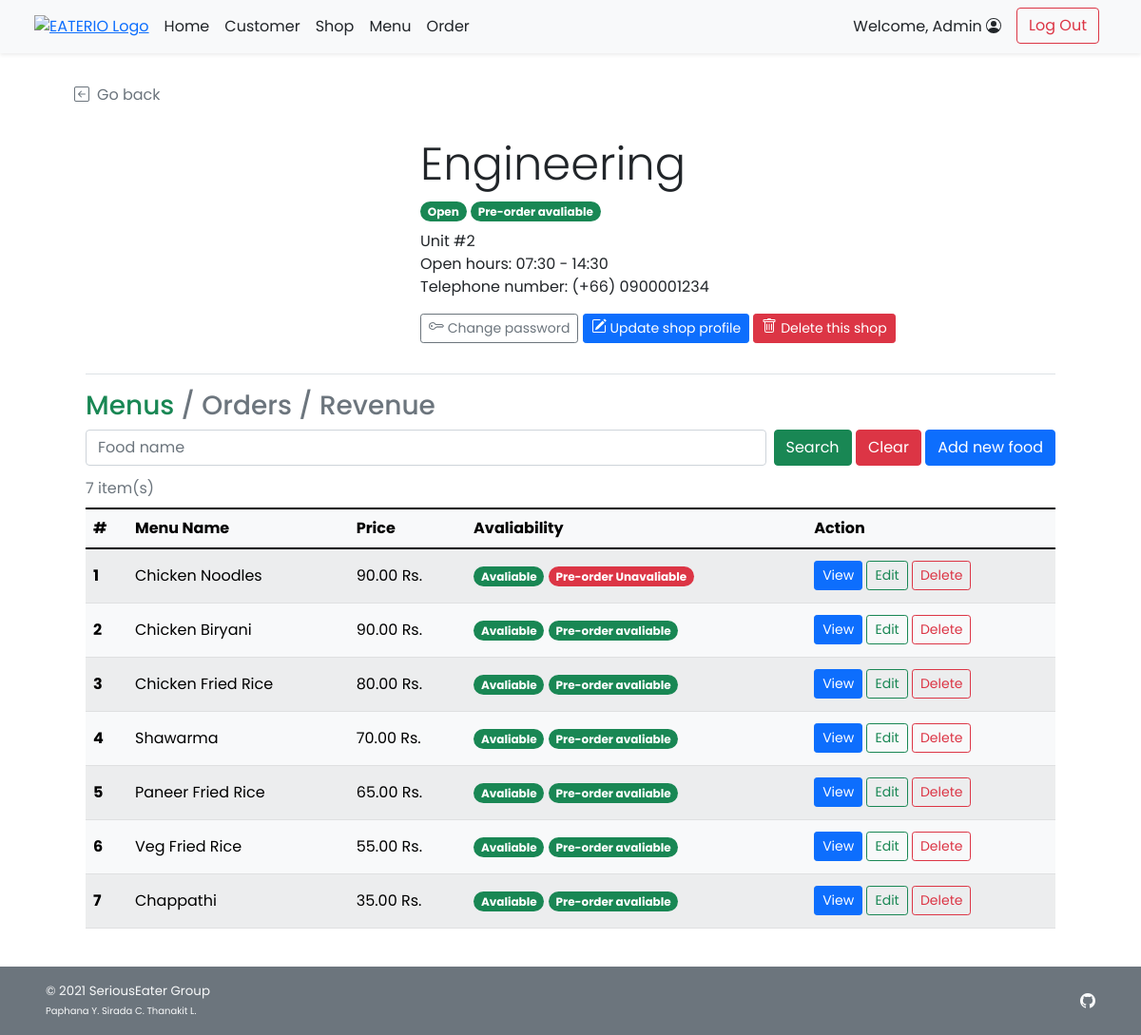
Page /admin/admin_shop_detail.php?s_id=1 (signed in) on the committed database.
### tables this page shows
CREATE TABLE `shop` (
  `s_id` int(11) NOT NULL,
  `s_username` varchar(45) NOT NULL,
  `s_pwd` varchar(45) NOT NULL,
  `s_name` varchar(100) NOT NULL,
  `s_location` varchar(100) NOT NULL,
  `s_openhour` time NOT NULL,
  `s_closehour` time NOT NULL,
  `s_status` tinyint(4) NOT NULL DEFAULT 1 COMMENT 'Shop ready for taking an order or not (True for open, False for close)',
  `s_preorderStatus` tinyint(4) NOT NULL DEFAULT 1 COMMENT 'Shop is ready for tomorrow pre-order or not',
  `s_email` varchar(100) NOT NULL,
  `s_phoneno` varchar(45) NOT NULL,
  `s_pic` text DEFAULT NULL
);

CREATE TABLE `food` (
  `f_id` int(11) NOT NULL,
  `s_id` int(11) NOT NULL,
  `f_name` varchar(100) NOT NULL,
  `f_price` decimal(6,2) NOT NULL,
  `f_todayavail` tinyint(4) NOT NULL DEFAULT 1 COMMENT 'Food is available to order or not',
  `f_preorderavail` tinyint(4) NOT NULL DEFAULT 1,
  `f_pic` text DEFAULT NULL
);

### admin/admin_shop_detail.php (the view, shortened to what this page needs)
<!DOCTYPE html>
<html lang="en">
<head>
    <?php
        include("../conn_db.php");
        include('../head.php');
    ?>
    <link href="../css/main.css" rel="stylesheet">
    <link href="../css/menu.css" rel="stylesheet">
</head>
<body class="d-flex flex-column h-100">
    <?php include('nav_header_admin.php')?>
    <?php
        $s_id = $_GET["s_id"];
        $query = "SELECT s_name,s_location,s_openhour,s_closehour,s_status,s_preorderstatus,s_phoneno,s_pic
        FROM shop WHERE s_id = {$s_id} LIMIT 0,1";
        $result = $mysqli -> query($query);
        $shop_row = $result -> fetch_array();
    ?>
    <div class="container px-5 py-4" id="shop-body">
        <a class="nav nav-item text-decoration-none text-muted mb-2" href="#" onclick="history.back();">
            <i class="bi bi-arrow-left-square me-2"></i>Go back
        </a>
        <div class="container row row-cols-6 row-cols-md-12 g-5 pt-4 mb-4" id="shop-header">
            <div class="rounded-25 col-6 col-md-4" id="shop-img" style="
                    background: url(
                        <?php
                            if(is_null($shop_row["s_pic"])){echo "'../img/default.png'";}
                            else{echo "'../img/{$shop_row['s_pic']}'";}
                        ?>
                    ) center; height: 225px;
                    background-size: cover; background-repeat: no-repeat;
                    background-position: center;">
            </div>
            <div class="col-6 col-md-8">
                <h1 class="display-5 strong"><?php echo $shop_row["s_name"];?></h1>
                <ul class="list-unstyled">
                    <li class="my-2">
                        <?php
                            $now = date('H:i:s');
                            if((($now < $shop_row["s_openhour"])||($now > $shop_row["s_closehour"]))||($shop_row["s_status"]==0)){
                        ?>
                        <span class="badge rounded-pill bg-danger">Closed</span>
                        <?php }else{ ?>
                        <span class="badge rounded-pill bg-success">Open</span>
                        <?php }
                            if($shop_row["s_preorderstatus"]==1){
                        ?>
                        <span class="badge rounded-pill bg-success">Pre-order avaliable</span>
                        <?php }else{ ?>
                        <span class="badge rounded-pill bg-danger">Pre-order Unavaliable</span>
                        <?php } ?>
                    </li>
                    <li class=""><?php echo $shop_row["s_location"];?></li>
                    <li class="">Open hours:
                        <?php
                            $open = explode(":",$shop_row["s_openhour"]);
                            $close = explode(":",$shop_row["s_closehour"]);
                            echo $open[0].":".$open[1]." - ".$close[0].":".$close[1];
                        ?>
                    </li>
                    <li class="">Telephone number: <?php echo "(+66) ".$shop_row["s_phoneno"];?></li>
                </ul>
                <a class="btn btn-sm btn-outline-secondary" href="admin_shop_pwd.php?s_id=<?php echo $s_id?>">
            Change password
        </a>
        <a class="btn btn-sm btn-primary mt-2 mt-md-0" href="admin_shop_edit.php?s_id=<?php echo $s_id?>">
            Update shop profile
        </a>
        <a class="btn btn-sm btn-danger mt-2 mt-md-0" href="admin_shop_delete.php?s_id=<?php echo $s_id?>">
            Delete this shop
        </a>
            </div>
        </div>
        <div class="container">
        <h3 class="border-top pt-3 my-2">
            <a class="text-decoration-none link-success" href="admin_shop_detail.php?s_id=<?php echo $s_id?>">Menus</a>
            <span class="text-secondary">/</span>
            <a class="nav-item text-decoration-none link-secondary" href="admin_shop_order.php?s_id=<?php echo $s_id?>">Orders</a></span>
            <span class="text-secondary">/</span>
            <a class="nav-item text-decoration-none link-secondary" href="admin_shop_revenue.php?s_id=<?php echo $s_id?>">Revenue</a></span>
        </h3>
            <form class="form-floating mb-1 " method="GET" action="admin_shop_detail.php">
                <div class="row g-2">
                    <div class="col">
                        <input type="text" class="form-control" id="foodname" name="fdn" placeholder="Food name"
                            <?php if(isset($_GET["search"])){?>value="<?php echo $_GET["fdn"];?>" <?php } ?>>
                    </div>
                    <div class="col-auto">
                        <button type="submit" name="search" value="1" class="btn btn-success">Search</button>
                        <button type="reset" class="btn btn-danger"
                            onclick="javascript: window.location='admin_shop_detail.php?s_id=<?php echo $s_id?>'">Clear</button>
                        <a href="admin_food_add.php?s_id=<?php echo $s_id?>" class="btn btn-primary">Add new food</a>
                    </div>
                </div>
            </form>
        </div>
        <?php
            if(isset($_GET["search"])){
                $query = "SELECT * FROM food WHERE s_id = {$s_id} AND f_name LIKE '%{$_GET['fdn']}%' ORDER BY f_price DESC;";
            }else{
                $query = "SELECT * FROM food WHERE s_id = {$s_id} ORDER BY f_price DESC;";
            }
            $result = $mysqli -> query($query);
            $numrow = $result -> num_rows;
            if($numrow > 0){
        ?>
        <div class="container align-items-stretch">
            <div class="table-responsive">
            <table class="table rounded-5 table-light table-striped table-hover align-middle caption-top mb-3">
                <caption><?php echo $numrow;?> item(s) <?php if(isset($_GET["search"])){?><br /><a
                        Result</a><?php } ?></caption>
                <thead class="bg-light">
                    <tr>
                        <th scope="col">#</th>
                        <th scope="col">Menu Name</th>
                        <th scope="col">Price</th>
                        <th scope="col">Avaliability</th>
                        <th scope="col">Action</th>
                    </tr>
                </thead>
                <tbody>
                    <?php $i=1; while($row = $result -> fetch_array()){ ?>
                    <tr>
                        <th><?php echo $i++;?></th>
                        <td><?php echo $row["f_name"];?></td>
                        <td><?php printf("%.2f Rs.",$row["f_price"]);?></td>
                        <td class="text-wrap">
                            <ul class="list-unstyled mb-3 mb-md-0">
                                <li class="my-2">
                                    <?php if($row["f_todayavail"]==1){ ?>
                                    <span class="badge rounded-pill bg-success">Avaliable</span>
                                    <?php }else{ ?>
                                    <span class="badge rounded-pill bg-danger">Unavaliable</span>
                                    <?php }
                                        if($row["f_preorderavail"]==1){?>
                                    <span class="badge rounded-pill bg-success">Pre-order avaliable</span>
                                    <?php }else{ ?>
                                    <span class="badge rounded-pill bg-danger">Pre-order Unavaliable</span>
                                    <?php }?>
                                </li>
                            </ul>
                        </td>
                        <td>
                            <a href="admin_food_detail.php?f_id=<?php echo $row["f_id"]?>"
                                class="btn btn-sm btn-primary">View</a>
                            <a href="admin_food_edit.php?f_id=<?php echo $row["f_id"]?>"
                                class="btn btn-sm btn-outline-success">Edit</a>
                            <a href="admin_food_delete.php?f_id=<?php echo $row["f_id"]?>"
                                class="btn btn-sm btn-outline-danger">Delete</a>
                        </td>
                    </tr>
                    <?php } ?>
                </tbody>
            </table>
        </div>
        </div>
        <?php } ?>
    </div>
    <footer
        class="footer d-flex flex-wrap justify-content-between align-items-center px-5 py-3 mt-auto bg-secondary text-light">
        <span class="smaller-font">&copy; 2021 SeriousEater Group<br /><span class="xsmall-font">Paphana Y. Sirada C.
                Thanakit L.</span></span>
        <ul class="nav justify-content-end list-unstyled d-flex">
            <li class="ms-3"><a class="text-light" target="_blank" href="https://github.com/waterthatfrozen/EATERIO"><i
                        class="bi bi-github"></i></a></li>
        </ul>
    </footer>
</body>
</html>

### css/main.css (style rules this page uses)
html { height: 100%; }
body { height: 100%; padding-top: 4rem; margin-bottom: -50px; font-family: 'Poppins', 'Noto Sans Thai', sans-serif; }
a { cursor: pointer; }
.bi { vertical-align: -.125em; fill: currentColor; }
.smaller-font { font-size: smaller; }
.xsmall-font { font-size: x-small; }
.rounded-25 { border-radius: 25px; }

### css/menu.css (style rules this page uses)
html, body { height: 100%; }

### rows in the picture
shop: s_name "Engineering", s_location "Unit #2", s_openhour "07", s_openhour "30", s_closehour "14", s_closehour "30", s_phoneno "0900001234"
food: f_name "Chicken Noodles", f_price "90.00", f_todayavail "Avaliable", f_preorderavail "Pre-order Unavaliable"
food: f_name "Chicken Biryani", f_price "90.00", f_todayavail "Avaliable", f_preorderavail "Pre-order avaliable"
food: f_name "Chicken Fried Rice", f_price "80.00", f_todayavail "Avaliable", f_preorderavail "Pre-order avaliable"
food: f_name "Shawarma", f_price "70.00", f_todayavail "Avaliable", f_preorderavail "Pre-order avaliable"
food: f_name "Paneer Fried Rice", f_price "65.00", f_todayavail "Avaliable", f_preorderavail "Pre-order avaliable"
food: f_name "Veg Fried Rice", f_price "55.00", f_todayavail "Avaliable", f_preorderavail "Pre-order avaliable"
food: f_name "Chappathi", f_price "35.00", f_todayavail "Avaliable", f_preorderavail "Pre-order avaliable"

### other values in the picture
$_SESSION['firstname'] "Admin"
$numrow "7"
